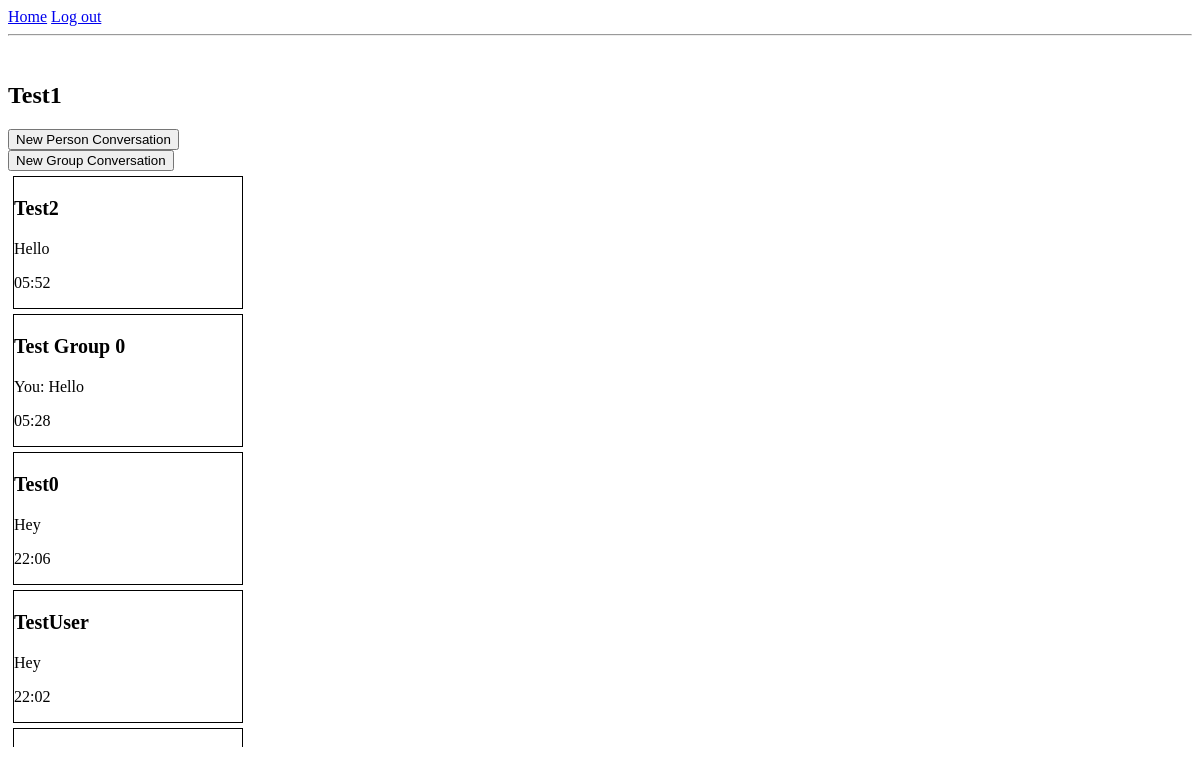
The page / (signed in) on the database its author committed.
### tables this page shows
CREATE TABLE users (
    id INTEGER PRIMARY KEY AUTOINCREMENT NOT NULL,
    username TEXT NOT NULL,
    password_hash TEXT NOT NULL

);

CREATE TABLE messages (
    id INTEGER PRIMARY KEY AUTOINCREMENT NOT NULL,
    content TEXT NOT NULL,
    type TEXT NOT NULL CHECK (type IN ('message', 'notification')),
    sender_id INTEGER REFERENCES users(id) NOT NULL,
    conversation_id INTEGER REFERENCES conversations(id) NOT NULL,
    date TIMESTAMP DEFAULT CURRENT_TIMESTAMP NOT NULL
);

CREATE TABLE "conversations" (
    id INTEGER PRIMARY KEY AUTOINCREMENT NOT NULL,
    type TEXT NOT NULL CHECK (type IN ('person', 'group')),
    date_created TIMESTAMP DEFAULT CURRENT_TIMESTAMP NOT NULL
, name CHECK (
    (type = 'group' AND name IS NOT NULL)
    OR
    (type = 'person' AND name IS NULL)
));

### app.py (the view)
@app.route("/", methods=["GET", "POST"])
def index() :
    if not check_login_status() :
        return redirect("/login")
    user_conversations_info = database.execute("SELECT conversation_id, last_seen_message_id FROM conversation_members WHERE user_id = ? ", session["user_id"])
    for i in range(len(user_conversations_info)) :
        user_conversations_info[i]["type"] = database.execute("SELECT type FROM conversations WHERE id = ?", user_conversations_info[i]["conversation_id"])[0]["type"]
        try :
            user_conversations_info[i]["last_conversation_message"] = database.execute("SELECT * FROM messages WHERE conversation_id = ? ORDER BY date DESC LIMIT 1", user_conversations_info[i]["conversation_id"])[0]
        except:
            pass
    user_conversations_info.sort(key=sort_key, reverse=True)
    username = database.execute("SELECT username FROM users WHERE id = ?", session["user_id"])[0]["username"]
    return render_template("index.html", username=username, user_id=session["user_id"], user_conversations_info=user_conversations_info,
                           find_conversation_name=find_conversation_name, find_username=find_username)

### app.py (called while the page is built)
def check_login_status() :
    try :
        if session["user_id"] is None :
            return False
        return True
    except :
        return False

def find_conversation_name(conversation_id) :
    conversation_info = database.execute("SELECT * FROM conversations WHERE id = ?", conversation_id)[0]
    if conversation_info["type"] == "group" :
        return conversation_info["name"]
    else :
        conversation_name = database.execute("SELECT username FROM users WHERE id = (SELECT user_id FROM conversation_members WHERE conversation_id = ? AND user_id <> ?)", conversation_id, session["user_id"])[0]["username"]
        return conversation_name

def find_username(user_id) :
    return database.execute("SELECT username FROM users WHERE id = ?", user_id)[0]["username"]

def sort_key(m):
    msg = m.get("last_conversation_message")
    if not msg:
        return datetime.max
    return datetime.fromisoformat(msg["date"])

### templates/index.html (shortened to what this page needs)
{% extends "layout.html" %}
{% block body %}
    <h2>{{username}}</h2>
    <div class="mainArea">
        <div class="conversationListArea">
            <form method="get" action="/conversations/new">
                <button type="submit">New Person Conversation</button>
            </form>
            <form method="get" action="/conversations/groups/new">
                <button type="submit">New Group Conversation</button>
            </form>
            <div class="conversationList">
                {% if user_conversations_info %}
                    {% for i in range(user_conversations_info|length) %}
                        {% if user_conversations_info[i]["last_conversation_message"] %}
                            <div class="conversationBox" data-conversation-id="{{user_conversations_info[i]["conversation_id"]}}">
                                <p style="font-size:20px; font-weight:bold">{{  find_conversation_name(user_conversations_info[i]["conversation_id"]) }}</p>
                                <p>
                                    {% if user_conversations_info[i]["type"] == 'group' and user_conversations_info[i]["last_conversation_message"]["sender_id"] != user_id  %}
                                        {{ find_username(user_conversations_info[i]["last_conversation_message"]["sender_id"]) }}:
                                    {% elif user_conversations_info[i]["type"] == 'group' %}
                                        You:
                                    {% endif %}
                                    {{ user_conversations_info[i]["last_conversation_message"]["content"] }}
                                </p>
                                <p class="time">{{ user_conversations_info[i]["last_conversation_message"]["date"][11:16] }}</p>
                            </div>
                        {% else %}
                            <div class="conversationBox" data-conversation-id="{{user_conversations_info[i]["conversation_id"]}}">
                                <p style="font-size:20px; font-weight:bold">{{  find_conversation_name(user_conversations_info[i]["conversation_id"]) }}</p>
                            </div>
                        {% endif %}
                    {% endfor %}
                {% else %}
                    <p>No Conversation Yet!</p>
                {% endif %}
            </div>
        </div>
        <div class="conversationArea"></div>
    </div>
{% endblock %}

### templates/layout.html (shortened to what this page needs)
<!DOCTYPE html>
<html lang="eng">
    <head>
        <link href="/static/style.css" rel="stylesheet">
        <link href="/static/conversations.css" rel="stylesheet">
    </head>
    <body>
        <header>
            <a href="/">Home</a>
            <a href="/logout">Log out</a>
            <hr>
            <br>
        </header>
        {% block body %} {% endblock %}
    </body>
</html>

### static/style.css (style rules this page uses)
.conversationBox { border: solid 1px; margin: 5px; }
.mainArea { height: 90vh; width: 100vw; display: flex; flex-wrap: wrap; flex-direction: row; }
.conversationArea { width: 75%; height: 80%; }
.conversationListArea { width: 20%; height: 80%; }
.conversationList { width: 100%; height: 100%; overflow: hidden; overflow-y : scroll; overflow-x: scroll; }

### rows shown on the page
users: username "Test1"
users: username "Test2"
messages: content "Hello", date "05:52"
conversations: name "Test Group 0"
messages: content "Hello", date "05:28"
users: username "Test0"
messages: content "Hey", date "22:06"
users: username "TestUser"
messages: content "Hey", date "22:02"
